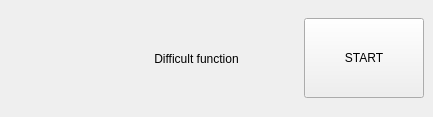
<?xml version="1.0" encoding="UTF-8"?>
<ui version="4.0">
 <class>MainWindow</class>
 <widget class="QMainWindow" name="MainWindow">
  <property name="geometry">
   <rect>
    <x>0</x>
    <y>0</y>
    <width>433</width>
    <height>117</height>
   </rect>
  </property>
  <property name="windowTitle">
   <string>Painter</string>
  </property>
  <widget class="QWidget" name="centralwidget">
   <layout class="QHBoxLayout" name="horizontalLayout">
    <item>
     <widget class="ProgresWidget" name="wdProgresStatus" native="true">
      <property name="sizePolicy">
       <sizepolicy hsizetype="Fixed" vsizetype="Fixed">
        <horstretch>0</horstretch>
        <verstretch>0</verstretch>
       </sizepolicy>
      </property>
      <property name="minimumSize">
       <size>
        <width>80</width>
        <height>80</height>
       </size>
      </property>
     </widget>
    </item>
    <item>
     <widget class="QLabel" name="lbTitle">
      <property name="text">
       <string>Difficult function</string>
      </property>
      <property name="alignment">
       <set>Qt::AlignCenter</set>
      </property>
     </widget>
    </item>
    <item>
     <widget class="QPushButton" name="pbStart">
      <property name="sizePolicy">
       <sizepolicy hsizetype="Fixed" vsizetype="Fixed">
        <horstretch>0</horstretch>
        <verstretch>0</verstretch>
       </sizepolicy>
      </property>
      <property name="minimumSize">
       <size>
        <width>120</width>
        <height>80</height>
       </size>
      </property>
      <property name="text">
       <string>START</string>
      </property>
     </widget>
    </item>
   </layout>
  </widget>
 </widget>
 <customwidgets>
  <customwidget>
   <class>ProgresWidget</class>
   <extends>QWidget</extends>
   <header location="global">progreswidget.h</header>
   <container>1</container>
  </customwidget>
 </customwidgets>
 <resources/>
 <connections/>
</ui>
